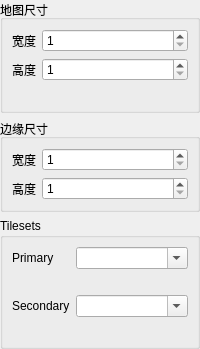
<?xml version="1.0" encoding="UTF-8"?>
<ui version="4.0">
 <class>NewLayoutForm</class>
 <widget class="QWidget" name="NewLayoutForm">
  <property name="windowTitle">
   <string>Form</string>
  </property>
  <layout class="QVBoxLayout" name="verticalLayout">
   <property name="leftMargin">
    <number>0</number>
   </property>
   <property name="topMargin">
    <number>0</number>
   </property>
   <property name="rightMargin">
    <number>0</number>
   </property>
   <property name="bottomMargin">
    <number>0</number>
   </property>
   <item>
    <widget class="QGroupBox" name="groupBox_MapDimensions">
     <property name="title">
      <string>地图尺寸</string>
     </property>
     <layout class="QFormLayout" name="formLayout_7">
      <item row="0" column="0">
       <widget class="QLabel" name="label_MapWidth">
        <property name="sizePolicy">
         <sizepolicy hsizetype="Maximum" vsizetype="Preferred">
          <horstretch>0</horstretch>
          <verstretch>0</verstretch>
         </sizepolicy>
        </property>
        <property name="text">
         <string>宽度</string>
        </property>
       </widget>
      </item>
      <item row="0" column="1">
       <widget class="NoScrollSpinBox" name="spinBox_MapWidth">
        <property name="toolTip">
         <string>&lt;html&gt;&lt;head/&gt;&lt;body&gt;&lt;p&gt;新地图的宽度（以地图块为单位）&lt;/p&gt;&lt;/body&gt;&lt;/html&gt;</string>
        </property>
        <property name="minimum">
         <number>1</number>
        </property>
       </widget>
      </item>
      <item row="2" column="0">
       <widget class="QLabel" name="label_MapHeight">
        <property name="sizePolicy">
         <sizepolicy hsizetype="Maximum" vsizetype="Preferred">
          <horstretch>0</horstretch>
          <verstretch>0</verstretch>
         </sizepolicy>
        </property>
        <property name="text">
         <string>高度</string>
        </property>
       </widget>
      </item>
      <item row="2" column="1">
       <widget class="NoScrollSpinBox" name="spinBox_MapHeight">
        <property name="toolTip">
         <string>&lt;html&gt;&lt;head/&gt;&lt;body&gt;&lt;p&gt;新地图的高度（以地图块为单位）&lt;/p&gt;&lt;/body&gt;&lt;/html&gt;</string>
        </property>
        <property name="minimum">
         <number>1</number>
        </property>
       </widget>
      </item>
      <item row="3" column="0" colspan="2">
       <widget class="QLabel" name="label_MapDimensionsError">
        <property name="visible">
         <bool>false</bool>
        </property>
        <property name="styleSheet">
         <string notr="true">color: rgb(255, 0, 0)</string>
        </property>
        <property name="text">
         <string/>
        </property>
        <property name="wordWrap">
         <bool>true</bool>
        </property>
       </widget>
      </item>
     </layout>
    </widget>
   </item>
   <item>
    <widget class="QGroupBox" name="groupBox_BorderDimensions">
     <property name="title">
      <string>边缘尺寸</string>
     </property>
     <layout class="QFormLayout" name="formLayout_6">
      <item row="0" column="0">
       <widget class="QLabel" name="label_BorderWidth">
        <property name="sizePolicy">
         <sizepolicy hsizetype="Maximum" vsizetype="Preferred">
          <horstretch>0</horstretch>
          <verstretch>0</verstretch>
         </sizepolicy>
        </property>
        <property name="text">
         <string>宽度</string>
        </property>
       </widget>
      </item>
      <item row="0" column="1">
       <widget class="NoScrollSpinBox" name="spinBox_BorderWidth">
        <property name="toolTip">
         <string>&lt;html&gt;&lt;head/&gt;&lt;body&gt;&lt;p&gt;新地图边缘宽度（以地图块为单位）&lt;/p&gt;&lt;/body&gt;&lt;/html&gt;</string>
        </property>
        <property name="minimum">
         <number>1</number>
        </property>
       </widget>
      </item>
      <item row="2" column="1">
       <widget class="NoScrollSpinBox" name="spinBox_BorderHeight">
        <property name="toolTip">
         <string>&lt;html&gt;&lt;head/&gt;&lt;body&gt;&lt;p&gt;新地图边缘高度（以地图块为单位）&lt;/p&gt;&lt;/body&gt;&lt;/html&gt;</string>
        </property>
        <property name="minimum">
         <number>1</number>
        </property>
       </widget>
      </item>
      <item row="2" column="0">
       <widget class="QLabel" name="label_BorderHeight">
        <property name="sizePolicy">
         <sizepolicy hsizetype="Maximum" vsizetype="Preferred">
          <horstretch>0</horstretch>
          <verstretch>0</verstretch>
         </sizepolicy>
        </property>
        <property name="text">
         <string>高度</string>
        </property>
       </widget>
      </item>
     </layout>
    </widget>
   </item>
   <item>
    <widget class="QGroupBox" name="groupBox_Tilesets">
     <property name="title">
      <string>Tilesets</string>
     </property>
     <layout class="QFormLayout" name="formLayout_5">
      <item row="0" column="0">
       <widget class="QLabel" name="label_PrimaryTileset">
        <property name="text">
         <string>Primary</string>
        </property>
       </widget>
      </item>
      <item row="0" column="1">
       <widget class="NoScrollComboBox" name="comboBox_PrimaryTileset">
        <property name="toolTip">
         <string>&lt;html&gt;&lt;head/&gt;&lt;body&gt;&lt;p&gt;新地图的主图块集。&lt;/p&gt;&lt;/body&gt;&lt;/html&gt;</string>
        </property>
        <property name="editable">
         <bool>true</bool>
        </property>
        <property name="insertPolicy">
         <enum>QComboBox::InsertPolicy::NoInsert</enum>
        </property>
       </widget>
      </item>
      <item row="1" column="0" colspan="2">
       <widget class="QLabel" name="label_PrimaryTilesetError">
        <property name="visible">
         <bool>false</bool>
        </property>
        <property name="styleSheet">
         <string notr="true">color: rgb(255, 0, 0)</string>
        </property>
        <property name="text">
         <string/>
        </property>
        <property name="wordWrap">
         <bool>true</bool>
        </property>
       </widget>
      </item>
      <item row="2" column="0">
       <widget class="QLabel" name="label_SecondaryTileset">
        <property name="text">
         <string>Secondary</string>
        </property>
       </widget>
      </item>
      <item row="2" column="1">
       <widget class="NoScrollComboBox" name="comboBox_SecondaryTileset">
        <property name="toolTip">
         <string>&lt;html&gt;&lt;head/&gt;&lt;body&gt;&lt;p&gt;新地图的副图块集&lt;/p&gt;&lt;/body&gt;&lt;/html&gt;</string>
        </property>
        <property name="editable">
         <bool>true</bool>
        </property>
        <property name="insertPolicy">
         <enum>QComboBox::InsertPolicy::NoInsert</enum>
        </property>
       </widget>
      </item>
      <item row="3" column="0" colspan="2">
       <widget class="QLabel" name="label_SecondaryTilesetError">
        <property name="visible">
         <bool>false</bool>
        </property>
        <property name="styleSheet">
         <string notr="true">color: rgb(255, 0, 0)</string>
        </property>
        <property name="text">
         <string/>
        </property>
        <property name="wordWrap">
         <bool>true</bool>
        </property>
       </widget>
      </item>
     </layout>
    </widget>
   </item>
  </layout>
 </widget>
 <customwidgets>
  <customwidget>
   <class>NoScrollComboBox</class>
   <extends>QComboBox</extends>
   <header>noscrollcombobox.h</header>
  </customwidget>
  <customwidget>
   <class>NoScrollSpinBox</class>
   <extends>QSpinBox</extends>
   <header>noscrollspinbox.h</header>
  </customwidget>
 </customwidgets>
 <resources/>
 <connections/>
</ui>
